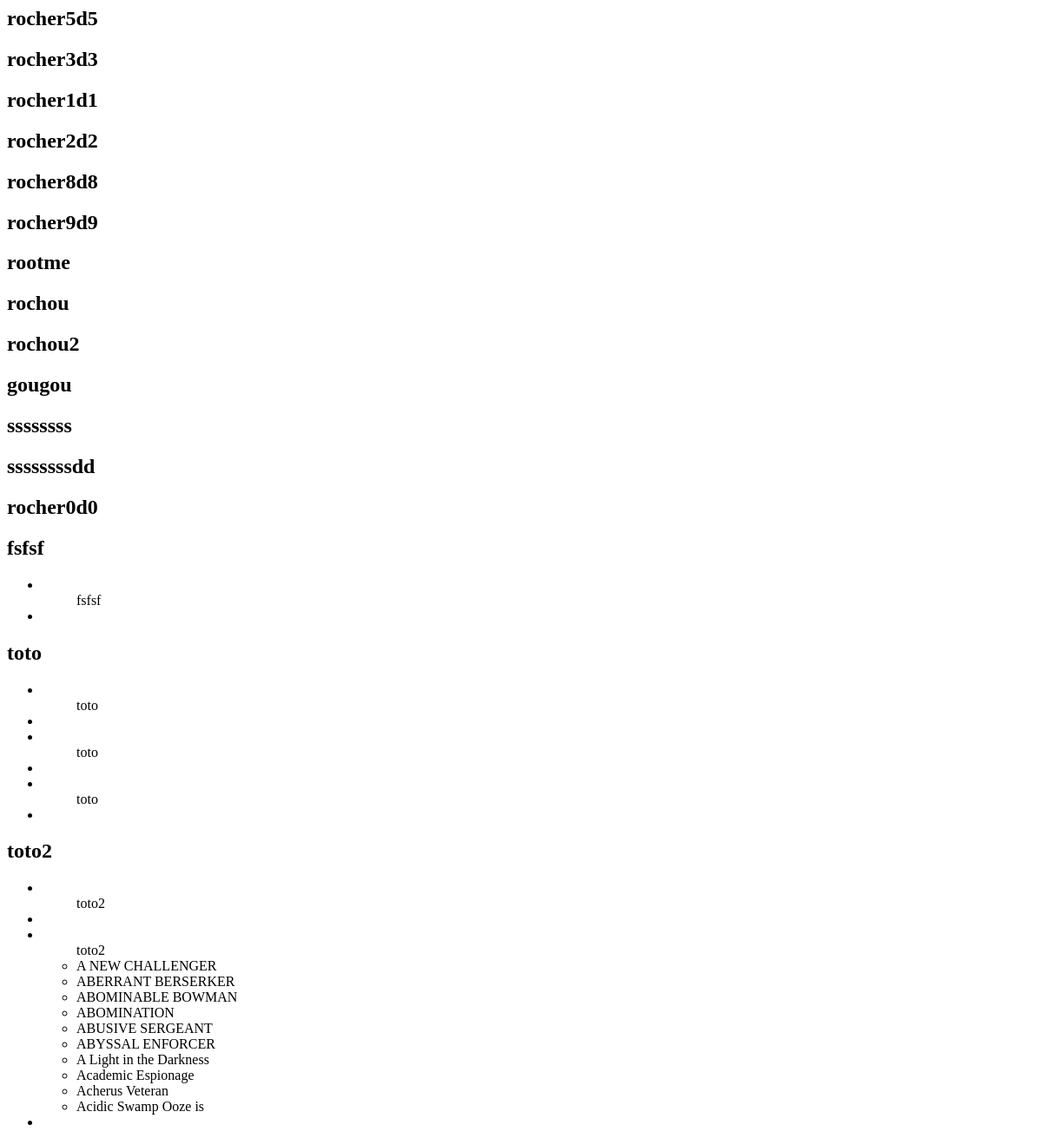
/custom_user/, run on an earlier commit of the app's database.
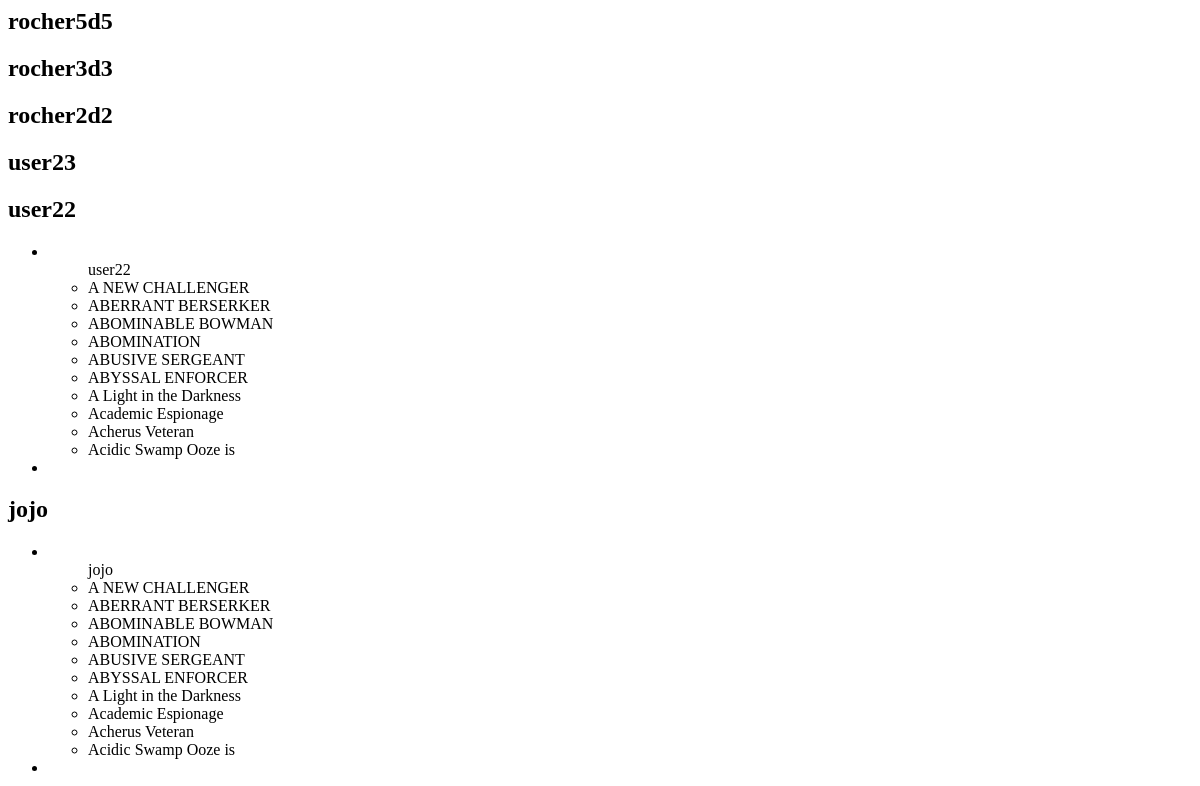
And on a later commit of the database.
### authenticate/models.py (models this page shows, shortened)
class UserProfile(models.Model):
	user = models.OneToOneField(User, on_delete=models.CASCADE, related_name='userprofile')
	following = models.ManyToManyField(User, related_name='followedby', blank=True)
	credit = models.IntegerField(default=200)
	profile = models.ImageField(upload_to='userprofiles', default="userprofiles/user.png", blank=True, null=True)

### hs_game/models.py (models this page shows, shortened)
class Deck(models.Model):
	card = models.ManyToManyField(Card, related_name="decks", blank=True)
	user = models.ForeignKey(UserProfile, on_delete=models.CASCADE, related_name="decks")
	title = models.CharField(max_length=100, unique = True)

class Card(models.Model):
	name = models.CharField(max_length=60, unique=True)
	card_text = models.CharField(max_length=260, null=True)
	flavor_text = models.CharField(max_length=260, null=True)
	mana = models.IntegerField(default=0, null=True)
	attack = models.IntegerField(default=0, null=True)
	health = models.IntegerField(default=0, null=True)
	craftingcost = models.IntegerField(default=0, null=True)
	arcane_dust_gained = models.IntegerField(default=0, null=True)
	card_image = models.ImageField(upload_to='cards', blank=True, null=True, unique=True)
	card_rarity = models.ForeignKey(Card_rarity, on_delete=models.CASCADE, blank=True, null=True)
	card_class = models.ForeignKey(Card_class, on_delete=models.CASCADE, blank=True, null=True)
	card_type = models.ForeignKey(Card_type, on_delete=models.CASCADE, blank=True, null=True)
	card_race = models.ForeignKey(Card_race, on_delete=models.CASCADE, blank=True, null=True)
	card_set = models.ForeignKey(Card_set, on_delete=models.CASCADE, blank=True, null=True)
	user = models.ManyToManyField(UserProfile, related_name='cards', blank=True)
	def __str__(self):
		return str(self.name)

### authenticate/views.py (the view)
# urls.py: path('custom_user/', views.custom_user, name='custom_user'),
def custom_user(request):
	profiles = UserProfile.objects.all
	return render(request, 'customuser.html', {'profiles': profiles})

### templates/customuser.html
{% for profile in profiles %}
<h2> {{ profile.user.username }}</h2>
    <ul>
    {% for deck in profile.decks.all %}
        <li>
            <ul>
                {{ deck.title }}
            {% for c in deck.card.all %}
           <li>{{ c }}</li>
            {% endfor %}
            </ul>
        <li>
    {% endfor %}
     </ul>
{% endfor %}

What changed in the data, as far as the page shows it:
removed UserProfile: user.username "rocher1d1"
removed UserProfile: user.username "rocher8d8"
removed UserProfile: user.username "rocher9d9"
removed UserProfile: user.username "rootme"
removed UserProfile: user.username "rochou"
removed UserProfile: user.username "rochou2"
removed UserProfile: user.username "gougou"
removed UserProfile: user.username "ssssssss"
removed UserProfile: user.username "ssssssssdd"
removed UserProfile: user.username "rocher0d0"
removed UserProfile: user.username "fsfsf"
removed Deck: title "fsfsf"
removed UserProfile: user.username "toto"
removed Deck: title "toto"
removed Deck: title "toto"
removed Deck: title "toto"
removed UserProfile: user.username "toto2", Card (name "A NEW CHALLENGER"), Card (name "ABERRANT BERSERKER"), Card (name "ABOMINABLE BOWMAN"), Card (name "ABOMINATION"), Card (name "ABUSIVE SERGEANT"), Card (name "ABYSSAL ENFORCER"), Card (name "A Light in the Darkness"), Card (name "Academic Espionage"), Card (name "Acherus Veteran"), Card (name "Acidic Swamp Ooze is")
removed Deck: title "toto2"
removed Deck: title "toto2", Card (name "A NEW CHALLENGER"), Card (name "ABERRANT BERSERKER"), Card (name "ABOMINABLE BOWMAN"), Card (name "ABOMINATION"), Card (name "ABUSIVE SERGEANT"), Card (name "ABYSSAL ENFORCER"), Card (name "A Light in the Darkness"), Card (name "Academic Espionage"), Card (name "Acherus Veteran"), Card (name "Acidic Swamp Ooze is")
added UserProfile: user.username "user23"
added UserProfile: user.username "user22", Card (name "A NEW CHALLENGER"), Card (name "ABERRANT BERSERKER"), Card (name "ABOMINABLE BOWMAN"), Card (name "ABOMINATION"), Card (name "ABUSIVE SERGEANT"), Card (name "ABYSSAL ENFORCER"), Card (name "A Light in the Darkness"), Card (name "Academic Espionage"), Card (name "Acherus Veteran"), Card (name "Acidic Swamp Ooze is")
added Deck: title "user22", Card (name "A NEW CHALLENGER"), Card (name "ABERRANT BERSERKER"), Card (name "ABOMINABLE BOWMAN"), Card (name "ABOMINATION"), Card (name "ABUSIVE SERGEANT"), Card (name "ABYSSAL ENFORCER"), Card (name "A Light in the Darkness"), Card (name "Academic Espionage"), Card (name "Acherus Veteran"), Card (name "Acidic Swamp Ooze is")
added UserProfile: user.username "jojo", Card (name "A NEW CHALLENGER"), Card (name "ABERRANT BERSERKER"), Card (name "ABOMINABLE BOWMAN"), Card (name "ABOMINATION"), Card (name "ABUSIVE SERGEANT"), Card (name "ABYSSAL ENFORCER"), Card (name "A Light in the Darkness"), Card (name "Academic Espionage"), Card (name "Acherus Veteran"), Card (name "Acidic Swamp Ooze is")
added Deck: title "jojo", Card (name "A NEW CHALLENGER"), Card (name "ABERRANT BERSERKER"), Card (name "ABOMINABLE BOWMAN"), Card (name "ABOMINATION"), Card (name "ABUSIVE SERGEANT"), Card (name "ABYSSAL ENFORCER"), Card (name "A Light in the Darkness"), Card (name "Academic Espionage"), Card (name "Acherus Veteran"), Card (name "Acidic Swamp Ooze is")
